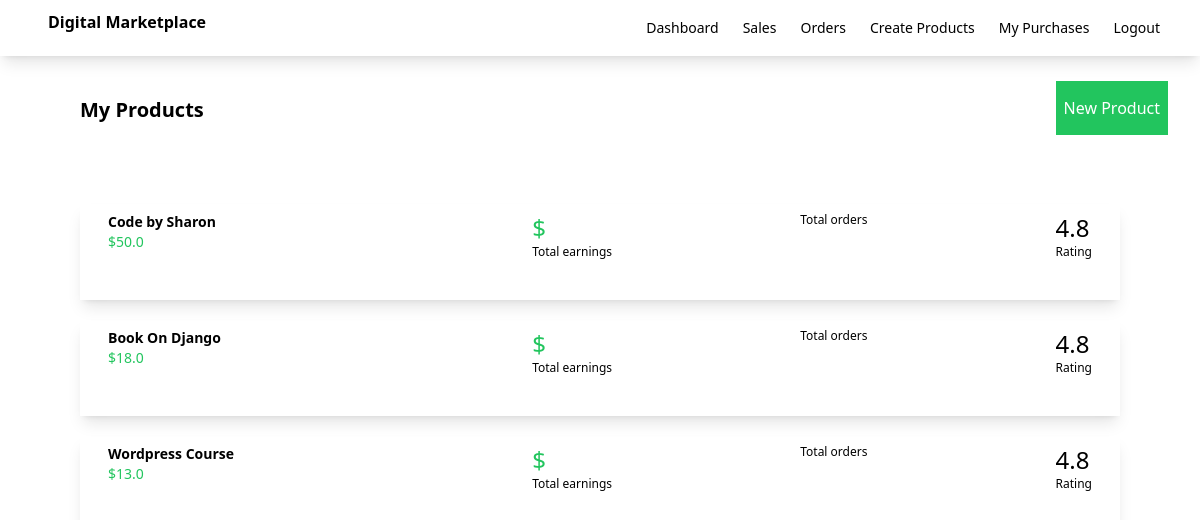
The app's page /dashboard, older data.
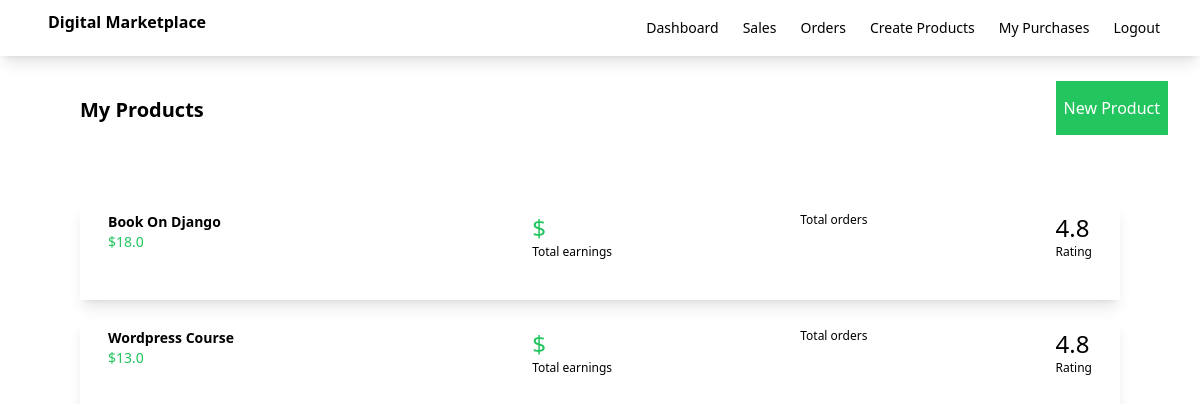
The same page, newer data.
### myapp/models.py (models this page shows, shortened)
class Product(models.Model):
    name = models.CharField(max_length=100)
    description = models.CharField(max_length=100)
    price = models.FloatField()
    file = models.FileField(upload_to='uploads')

### myapp/views.py (the view)
# urls.py: path('dashboard',views.dashboard,name='dashboard'),
def dashboard(request):
    products = Product.objects.all()
    return render(request,'myapp/dashboard.html',{'products':products})

### myapp/templates/myapp/dashboard.html (shortened to what this page needs)
{% extends 'myapp/base.html' %}
{% block body %}
    <div class="flex justify-between">
        <div class="ml-20 mt-10 font-bold text-xl">My Products</div>
        <div class="ml-20 mt-10">
            <a class="bg-green-500 text-white px-2 py-4 mr-8" href="{% url 'createproduct' %}">New Product</a>
        </div>
    </div>
    <div class="products-container p-10 m-5">
        {% for product in products %}
        <div class="flex shadow-lg m-5 p-2 justify-between">
            <div class="flex w-1/4">
                <div class="relative group">
                    <a href="{% url 'editproduct' product.id %}">
                <div class="ml-5">
                    <div class="font-bold text-sm"> {{ product.name }}</div>
                    <div class="text-sm text-green-500">${{ product.price }}</div>
                </div>
                </a>
            </div>
            </div>
            <div>
                <div class="text-2xl text-green-500">$ {{ product.total_sales_amount }}</div>
                <div class="text-xs">Total earnings</div>
            </div>
            <div>
                <div class="text-xs">Total orders</div>
            </div>
            <div class="pr-5">
                <div class="text-2xl">4.8</div>
                <div class="text-xs">Rating</div>
            </div>
        </div>
        {% endfor %}
    </div>
{% endblock %}

Row changes from the older to the newer data that the page shows:
removed Product: name "Code by Sharon", price "50.0"
